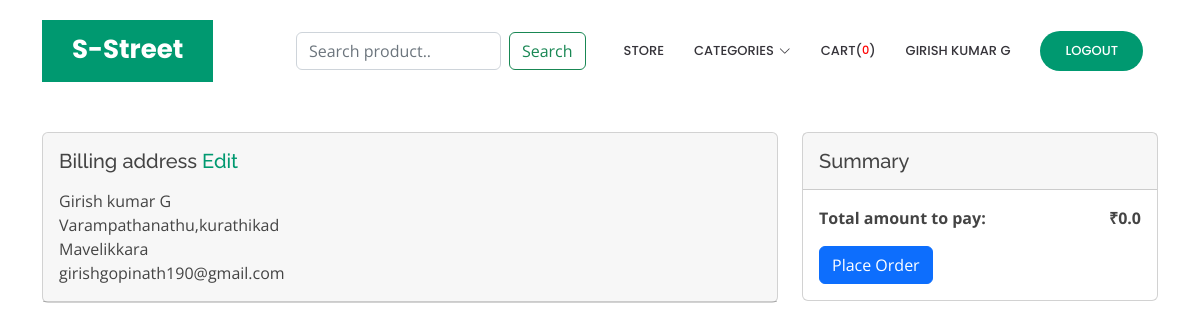
Page /orders/place-order/ (signed in) on the earlier database version.
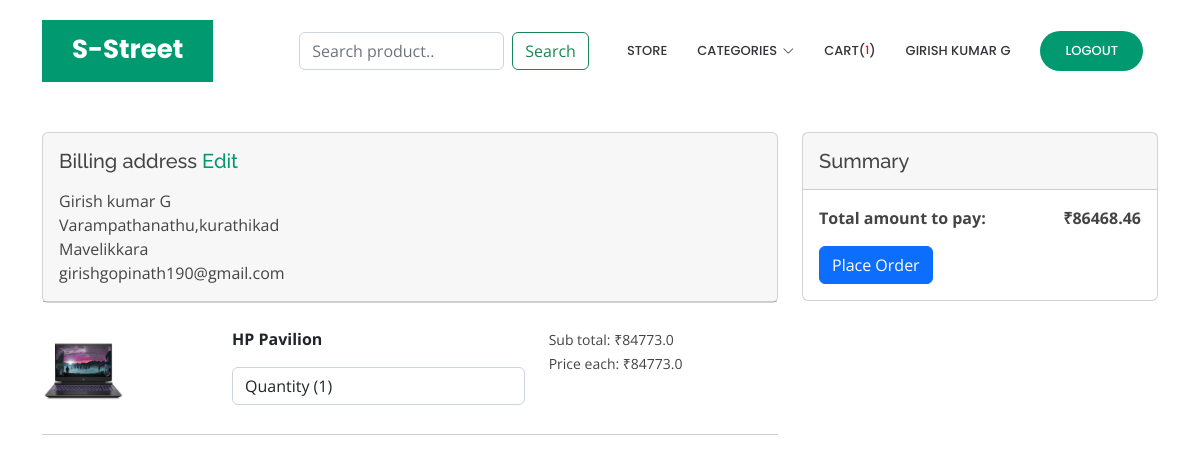
Same page on the later database version.
### carts/models.py (models this page shows, shortened)
class CartItem(models.Model):
    user = models.ForeignKey(Account, on_delete=models.CASCADE)
    product = models.ForeignKey(Product, on_delete=models.CASCADE)
    quantity = models.IntegerField()
    is_active = models.BooleanField(default=True)
    created_date = models.DateTimeField(auto_now_add=True)
    updated_date = models.DateTimeField(auto_now=True)
    id = models.UUIDField(default=uuid.uuid4, editable=False, unique=True, primary_key=True)
    def sub_total(self):
        return (self.product.product_price * self.quantity)

### core/models.py (models this page shows, shortened)
class Product(models.Model):
    product_name = models.CharField(max_length=100, unique=True)
    product_slug = models.CharField(max_length=100, unique=True)
    category = models.ForeignKey(Category, on_delete=models.CASCADE)
    description = models.TextField()
    product_image = models.ImageField(upload_to='product_images/', default='product_images/Product-Image-Coming-Soon.jpg')
    product_price = models.FloatField()
    available_product_count = models.IntegerField()
    created_date = models.DateTimeField(auto_now_add=True)
    modified_date = models.DateTimeField(auto_now=True)
    id = models.UUIDField(default=uuid.uuid4, editable=False, unique=True, primary_key=True)

### orders/views.py (the view, shortened to what this page needs)
# urls.py: path('place-order/', views.place_order, name='place-order'),
@login_required(login_url='login')
def place_order(request):
    current_user = request.user
    address = Address.objects.get(user=current_user)
    cart_item = CartItem.objects.filter(user=request.user)
    cart_count =cart_item.count()
    gross_total = 0
    total = 0
    for item in cart_item:
        total += item.sub_total()
    tax = (2 * total/100)
    gross_total = total + tax
    context = {
        'cart_item': cart_item,
        'total': total,
        'gross_total': gross_total,
        'tax': tax,
        'cart_count': cart_count,
        'address': address,
        }
    return render(request, 'orders/place-order.html', context)

### accounts/models.py (called while the page is built)
    def full_name(self):
        return f'{self.first_name} {self.last_name}'

### carts/context_processors.py (called while the page is built)
def cartCount(request):
    if request.user.is_authenticated:
        cart_item = CartItem.objects.filter(user=request.user)
        cart_count = cart_item.count()
        return {
            'cart_count': cart_count,
        }
    else:
        cart_count = 0
        return {
            'cart_count': cart_count,
        }

### core/context_processors.py (called while the page is built)
def get_category_url(request):
    links = Category.objects.all()
    return {
        'links': links
    }

### core/models.py (called while the page is built)
    def get_url(self):
        return reverse("product_by_category", args=[self.category_slug])

### orders/templates/orders/place-order.html (shortened to what this page needs)
{% extends 'main.html' %}
{% block content %}
<section class="h-100 gradient-custom">
    <div class="container py-5">
      <div class="row d-flex justify-content-center my-4">
        <div class="col-md-8">
            <div class="card mb-4">
              <div class="card-header py-3">
                <h5 class="mb-3">Billing address <a href="{% url 'checkout' %}">Edit</a></h5>
                {{address.first_name}} {{address.last_name}} <br>
                {{address.address_line_1}}<br>
                {{address.address_line_2}}<br>
                {{address.email}}
              </div>
            </div>
            <div class="card-body">
                {% for item in cart_item %}
                <div class="card-body">
                  <div class="row">
                    <div class="col-lg-3 col-md-12 mb-4 mb-lg-0">
                      <div class="bg-image hover-overlay hover-zoom ripple rounded" data-mdb-ripple-color="light">
                        <a href="{% url 'product-details' item.product.id %}">
                        <img src="{{item.product.product_image.url}}"
                          class="w-50" /> </a>
                      </div>
                    </div>
                    <div class="col-lg-5 col-md-6 mb-4 mb-lg-0">
                      <p><strong><a href="{% url 'product-details' item.product.id %}" class="link-dark">{{item.product.product_name}}</a></strong></p>
                      <input id="form1" min="0" name="quantity" value="Quantity ({{item.quantity}})" type="text" class="form-control" readonly/>
                    </div>
                    <div class="col-lg-4 col-md-6 mb-4 mb-lg-0">
                      <div class="d-flex mb-4" style="max-width: 300px">
                        <div class="form-outline">
                        <small>Sub total: ₹{{item.sub_total}}</small> <br>
                        <small class="mt-0">Price each: ₹{{item.product.product_price}}</small>
                        </div>
                      </div>
                    </div>
                  </div>
                  <hr class="my-4" />
                </div>
                {% endfor %}
              </div>
          </div>
        <div class="col-md-4">
          <div class="card mb-4">
            <form action="" method="POST">
            <div class="card-header py-3">
              <h5 class="mb-0">Summary</h5>
            </div>
            <div class="card-body">
              <li
                  class="list-group-item d-flex justify-content-between align-items-center border-0 px-0 mb-3">
                  <div>
                    <strong>Total amount to pay: </strong>
                  </div>
                  <span><strong>₹{{gross_total}}</strong></span>
                </li>
              <button type="submit" name="submit" class="btn btn-primary btn-md btn-block">
                Place Order
              </button>
            </div>
            </form>
          </div>
        </div>
      </div>
    </div>
  </section>
{% endblock %}

### templates/includes/navbar.html (shortened to what this page needs)
  <header id="header" class="fixed-top d-flex align-items-center">
    <div class="container">
      <div class="header-container d-flex align-items-center justify-content-between">
        <div class="logo">
          <h1 class="text-light"><a href="{% url 'index' %}"><span>S-Street</span></a></h1>
        </div>
        <nav id="navbar" class="navbar noPrint">
          <ul>
            <li class="mx-2">
              <div class="input-group">
                <form class="d-flex" action="{% url 'search' %}" method="GET">
                  <input class="form-control me-2" type="search" placeholder="Search product.." aria-label="Search" name="query">
                  <button class="btn btn-outline-success" type="submit">Search</button>
                </form>
            </div>
          </li>
            <li><a class="nav-link scrollto" href="{% url 'store' %}">Store</a></li>
            <li class="dropdown"><a href="#"><span>Categories</span> <i class="bi bi-chevron-down"></i></a>
            </li>
            {% if request.user.is_authenticated %}
            <li><a href="{% url 'cart' %}">Cart( <small style="color: red;">{{cart_count}}</small>)</a></li>
            <li><a class="nav-link scrollto" href="{% url 'profile' %}">{{request.user.full_name}}</a></li>
            <li><a class="getstarted scrollto" href="{% url 'logout' %}">Logout</a></li>
            {% else %}
            <li><a class="getstarted scrollto" href="{% url 'login' %}">Login</a></li>
            <li><a class="getstarted scrollto" href="{% url 'user-register' %}">Register</a></li>
            {% endif %}
          </ul>
        </nav>
      </div>
    </div>
  </header>

Differences in the rows shown:
added CartItem: product.product_image (picture), product.product_name "HP Pavilion", quantity "Quantity (1)", sub_total "84773.0", product.product_price "84773.0"
Other differences:
{{ cart_count }}: "0" → "1"
{{ gross_total }}: "0.0" → "86468.46"
